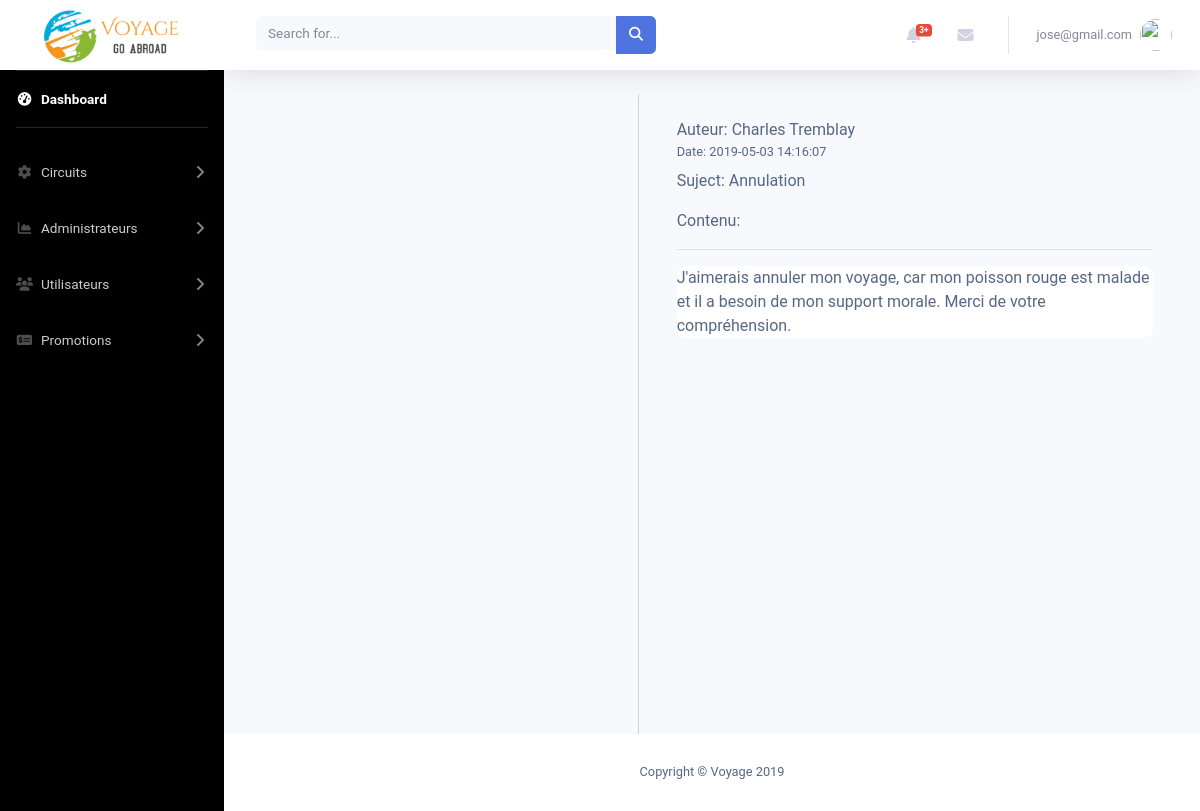
The app's page /admin/messages.php?idMessage=1 (signed in) with its own data.
### tables this page shows
CREATE TABLE `utilisateur` (
  `idUtilisateur` int(11) NOT NULL,
  `prenom` varchar(50) NOT NULL,
  `nom` varchar(50) NOT NULL,
  `courriel` varchar(50) NOT NULL,
  `password` varchar(100) NOT NULL DEFAULT 'p@ssw0rd',
  `sexe` varchar(50) DEFAULT NULL,
  `adresse` varchar(50) DEFAULT NULL,
  `ville` varchar(50) DEFAULT NULL,
  `codePostal` varchar(50) DEFAULT NULL,
  `pays` varchar(50) DEFAULT NULL,
  `role` varchar(50) NOT NULL DEFAULT 'Membre'
);

CREATE TABLE `message` (
  `idMessage` int(11) NOT NULL,
  `idUtilisateur` int(11) NOT NULL,
  `titre` varchar(50) NOT NULL,
  `contenu` varchar(500) NOT NULL,
  `date` datetime DEFAULT NULL,
  `messageLu` tinyint(1) DEFAULT '0'
);

### admin/messages.php (the view, shortened to what this page needs)
<?php
include_once "includes/header.php";
include_once "includes/navbar.php";
if (isset($_GET['idMessage'])) {
    $query1 = "SELECT * FROM message WHERE idMessage = " . $_GET['idMessage'];
    $stmt1 = $conn->query($query1);
    $result = $stmt1->fetch();
    $query2 = "SELECT * FROM utilisateur WHERE idUtilisateur=" . $result->idUtilisateur;
    $stmt2 = $conn->query($query2);
    $result2 = $stmt2->fetch();
}
?>
<div class="row">
    <div class="col-sm-5" id="dixMessages">
    </div>
    <div class="col-sm-6 mt-4 ml-3" id="montreMessage">
    <?php
        if (isset($result)) {
            echo  '
            <div>
                <span>Auteur: </span>' . $result2->prenom . " " . $result2->nom . '
            </div>
            <div class="small mb-2">
                <span>Date: </span>' . $result->date . '
            </div>
            <div class="mb-3">
                <span>Suject: </span>' . $result->titre . '
            </div>
            <div>Contenu:</div>
            <hr>
            <div style="background: white; border-radius: 10px;">
                <div><p>' . $result->contenu . '</p></div>
            </div>
            ';
        } else {
            echo '<h2>Il n\'y a pas de message a monstrer</h2>';
        }
    ?>
    </div>
</div>
<?php
  include_once "includes/footer.php";
?>

### admin/css/abdel.css (style rules this page uses)
#dixMessages { height: 80vh; overflow: auto; border-right: 1px solid lightgrey; padding: 10px; margin: 0 10px; }

### admin/css/crud.css (style rules this page uses)
body { color: #566787; background: #f7f5f2; font-family: 'Roboto', sans-serif; }

### records on screen
utilisateur: prenom "Charles", nom "Tremblay"
message: date "2019-05-03 14:16:07", titre "Annulation", contenu "J'aimerais annuler mon voyage, car mon poisson rouge est malade et il a besoin de mon support morale. Merci de votre compréhension."

### other values on screen
$_SESSION['courriel'] "jose@gmail.com"
